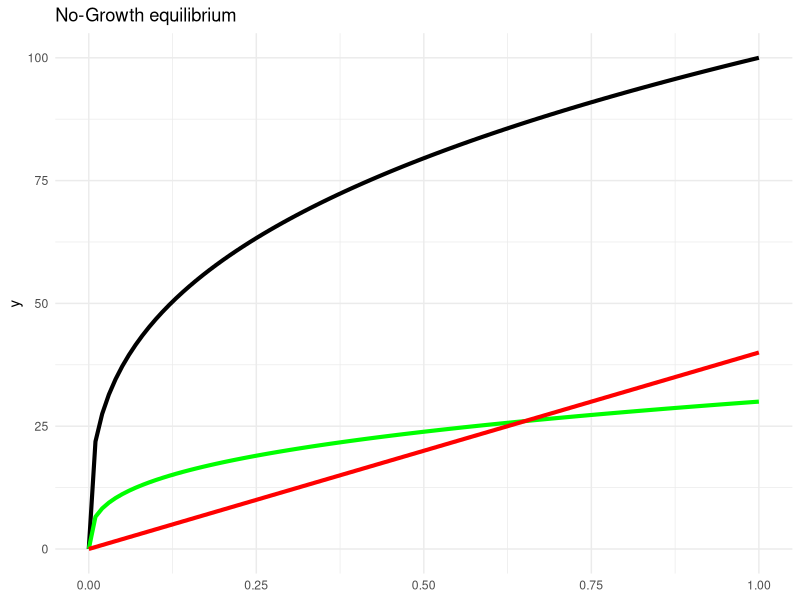
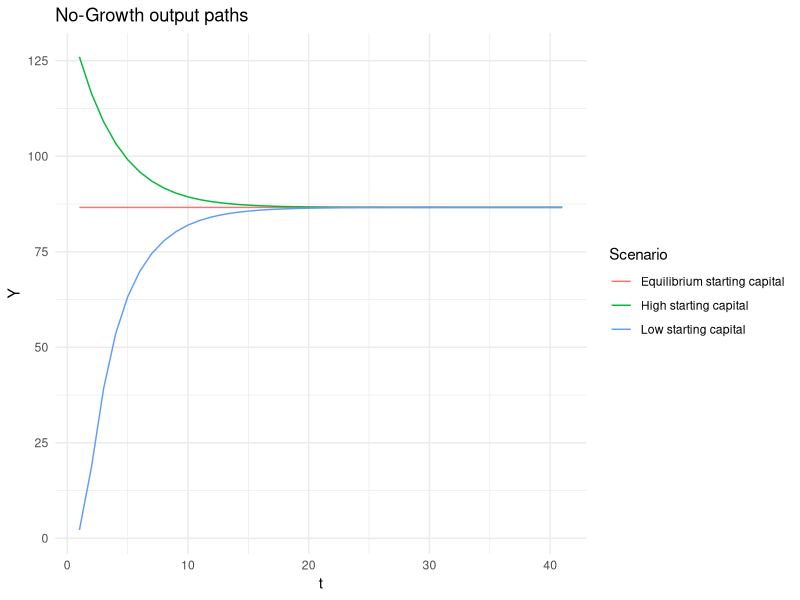
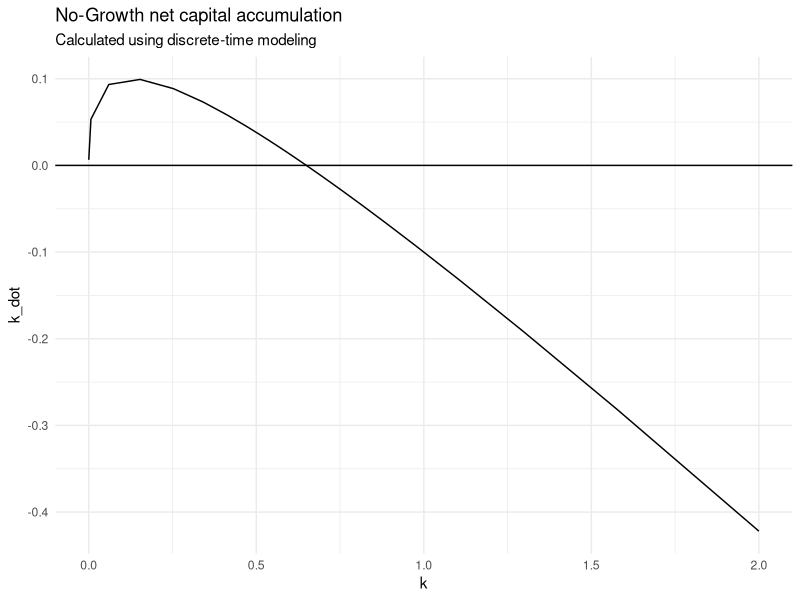
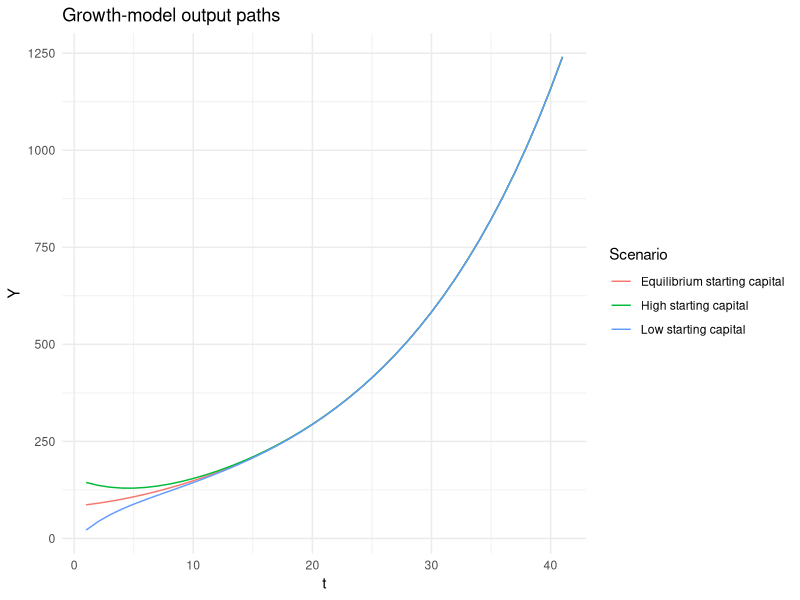
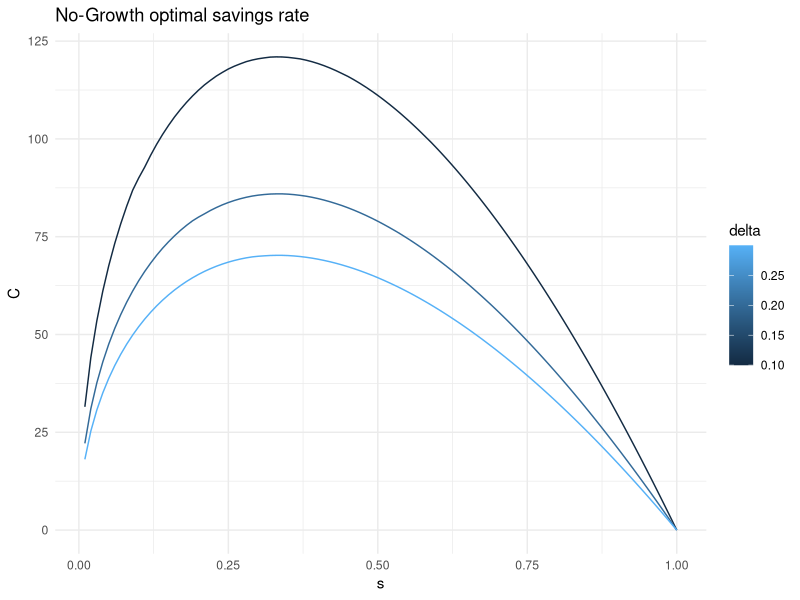

Write the R code that produced these figures, in order.
# Solow model calculated in total units

library(data.table)
library(ggplot2)

# Can use any production function that is linearly homogenous and satisfies Inada conditions
# I will use a Cobb-Douglas function in which the technological parameter affects only L
cobb_douglas = function (A, L, K, alpha=1/3){
  return (K^alpha*(A*L)^(1-alpha))
}

# Basic structure of the state_variables and parameters
# Past states will be stored to document the path
sample_state <- data.frame(A = 2, L = 100, K = 100)

sample_parameters <- list(Y = cobb_douglas, s = 0.2, delta = 0.1, n = 0.03, g = 0.02)


# Calculates 1 time step using the formula K_dot = s*Y(A,L,K) - delta*K
iterate = function(state_variables, parameters){
  last_state = state_variables[nrow(state_variables),]
  next_state = data.frame(A=last_state$A*(1+parameters$g), L=last_state$L*(1+parameters$n),
                          K=last_state$K-parameters$delta*last_state$K
                          +parameters$s*parameters$Y(last_state$A,last_state$L,last_state$K))
  return (rbind(state_variables, next_state))
}


# Iterates the model until the growth rate of capital stock converges
calculate_to_equilibrium = function(state_variables, parameters, cutoff = 1e-6) {
  growth = function(){
    n = nrow(state_variables)
    if (n==1) {
      return (100)
    }
    return (state_variables[n, "K"]/state_variables[n-1, "K"])
  }
  last_growth = 1
  while (abs(last_growth - growth()) > cutoff) {
    last_growth = growth()
    state_variables = iterate(state_variables, parameters)
  }
  return (state_variables)
}

sample_path = calculate_to_equilibrium(sample_state, sample_parameters)

# just iterate a fixed number of times
calculate = function (state_variables, parameters, n=40) {
  for (i in (1:n)) {
    state_variables = iterate(state_variables, parameters)
  }
  return (state_variables)
}


# The data on the calculated convergence path can be expanded with derived 
# values we might be interested in
expand_data = function(path, Y=cobb_douglas) {
  path$t=c(1:nrow(path))
  path$Y=Y(path$A, path$L, path$K)
  path$Y_dot=shift(path$Y, -1)-path$Y
  path$Y_hat=path$Y_dot/path$Y
  path$y=path$Y/path$L
  path$y_dot=shift(path$y, -1)-path$y
  path$y_hat=path$y_dot/path$y
  path$y_tilde=path$Y/path$L/path$A
  path$y_tilde_dot=shift(path$y_tilde, -1)-path$y_tilde
  path$y_tilde_hat=path$y_tilde_dot/path$y_tilde
  path$K_dot=shift(path$K, -1)-path$K
  path$K_hat=path$K_dot/path$K
  path$k=path$K/path$L
  path$k_dot=shift(path$k, -1)-path$k
  path$k_hat=path$k_dot/path$k
  path$k_tilde=path$K/path$L/path$A
  path$k_tilde_dot=shift(path$k_tilde, -1)-path$k_tilde
  path$k_tilde_hat=path$k_tilde_dot/path$k_tilde
  return (path)
}

sample_expanded = expand_data(sample_path)



# Plot no-growth-model (s=0.3, delta=0.4)

ng_plot1 = ggplot() + theme_minimal()
ng_plot1 = ng_plot1 + labs(title="No-Growth equilibrium")
ng_plot1 = ng_plot1 + geom_function(fun=function(k){return (k^0.33*100)}, size=1.4)
ng_plot1 = ng_plot1 + geom_function(fun=function(k){return (k^0.33*0.3*100)}, col="green", size=1.4)
ng_plot1 = ng_plot1 + geom_function(fun=function(k){return (k*0.4*100)}, col="red", size=1.4)

ng_plot1

# Calculate no-growth-model (s=0.3, delta=0.4)

ng_parameters = list(Y = cobb_douglas, s = 0.3, delta = 0.4, n = 0, g = 0)

ng_state1 = data.frame(A = 1, L = 100, K = 0.001)
ng_expanded1 = expand_data(calculate(ng_state1, ng_parameters))
ng_expanded1$Scenario = "Low starting capital"
ng_state2 = data.frame(A = 1, L = 100, K = 200)
ng_expanded2 = expand_data(calculate(ng_state2, ng_parameters))
ng_expanded2$Scenario = "High starting capital"
ng_state3 = data.frame(A = 1, L = 100, K = (0.3/0.4)^(3/2)*100)
ng_expanded3 = expand_data(calculate(ng_state3, ng_parameters))
ng_expanded3$Scenario = "Equilibrium starting capital"

ng_allPaths = rbind(ng_expanded1, ng_expanded2, ng_expanded3)


# Plot Y over time

ng_plot3 = ggplot(ng_allPaths, aes(t,Y, group=Scenario, colour=Scenario)) + theme_minimal()
ng_plot3 = ng_plot3 + labs(title="No-Growth output paths")
ng_plot3 = ng_plot3 + geom_line()

ng_plot3

# Plot k_dot over k

ng_plot2 = ggplot() + theme_minimal()
ng_plot2 = ng_plot2 + labs(title="No-Growth net capital accumulation", subtitle="Calculated using discrete-time modeling")
ng_plot2 = ng_plot2 + geom_line(aes(k, k_dot), ng_expanded1)
ng_plot2 = ng_plot2 + geom_line(aes(k, k_dot), ng_expanded2)
ng_plot2 = ng_plot2 + geom_hline(aes(yintercept=0))

ng_plot2

# Calculate and plot growth-model with variable starting capital

g_parameters = list(Y = cobb_douglas, s = 0.3, delta = 0.4, n = 0.05, g = 0.02)

g_state1 = data.frame(A = 1, L = 100, K = 300)
g_expanded1 = expand_data(calculate(g_state1, g_parameters))
g_expanded1$Scenario = "High starting capital"
g_state2= data.frame(A = 1, L = 100, K = 1)
g_expanded2 = expand_data(calculate(g_state2, g_parameters))
g_expanded2$Scenario = "Low starting capital"
g_state3 = data.frame(A = 1, L = 100, K = (0.3/0.4)^(3/2)*100)
g_expanded3 = expand_data(calculate(g_state3, g_parameters))
g_expanded3$Scenario = "Equilibrium starting capital"

g_allPaths = rbind(g_expanded1, g_expanded2, g_expanded3)


g_plot1 = ggplot(g_allPaths, aes(t,Y, group=Scenario, colour=Scenario)) + theme_minimal()
g_plot1 = g_plot1 + labs(title="Growth-model output paths")
g_plot1 = g_plot1 + geom_line()

g_plot1

# What follows is stupid and can be solved a million times more efficiently
# I am iterating the model until equilibrium in order to deduce the effect of the savings rate

golden_rule_parameters = list(Y = cobb_douglas, s = 0, delta = 0.2, n = 0, g = 0)
golden_rule_starting_state = data.frame(A = 1, L = 100, K = 100)

golden_rule_data = data.frame(s=NULL, C=NULL, delta=NULL)

for(delta in c(0.1, 0.2, 0.3)){
  golden_rule_parameters$delta=delta
  for(s in c((1:100)/100)){
    golden_rule_parameters$s=s
    path=calculate_to_equilibrium(golden_rule_starting_state, golden_rule_parameters, 1e-4)
    lastY = golden_rule_parameters$Y(path$A, path$L, path$K)[nrow(path)]
    golden_rule_data = rbind(golden_rule_data, data.frame(s=s,C=lastY*(1-s),delta=golden_rule_parameters$delta))
  }
}


gr_plot = ggplot(golden_rule_data, aes(s,C, group=delta, colour=delta)) + theme_minimal()
gr_plot = gr_plot + labs(title="No-Growth optimal savings rate")
gr_plot = gr_plot + geom_line()

gr_plot
